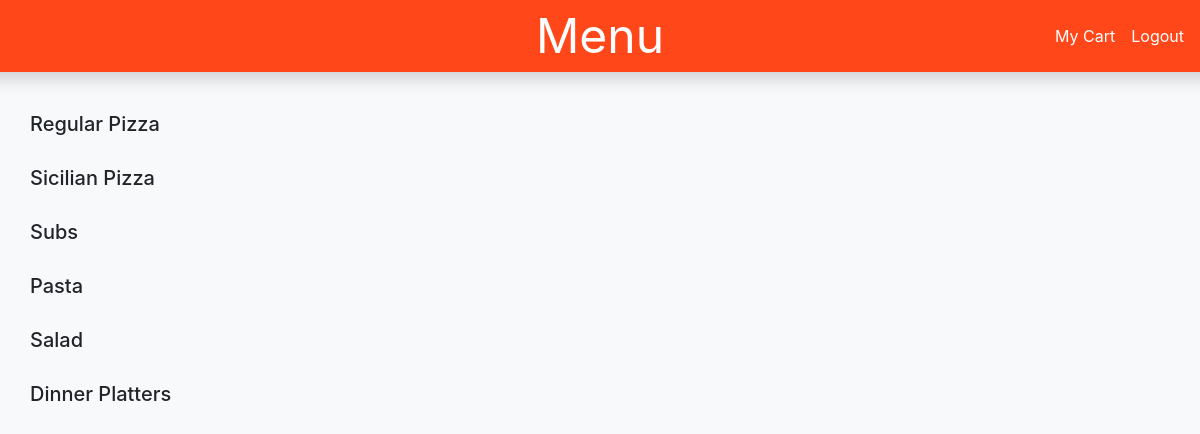
Before: /menu with the older database file.
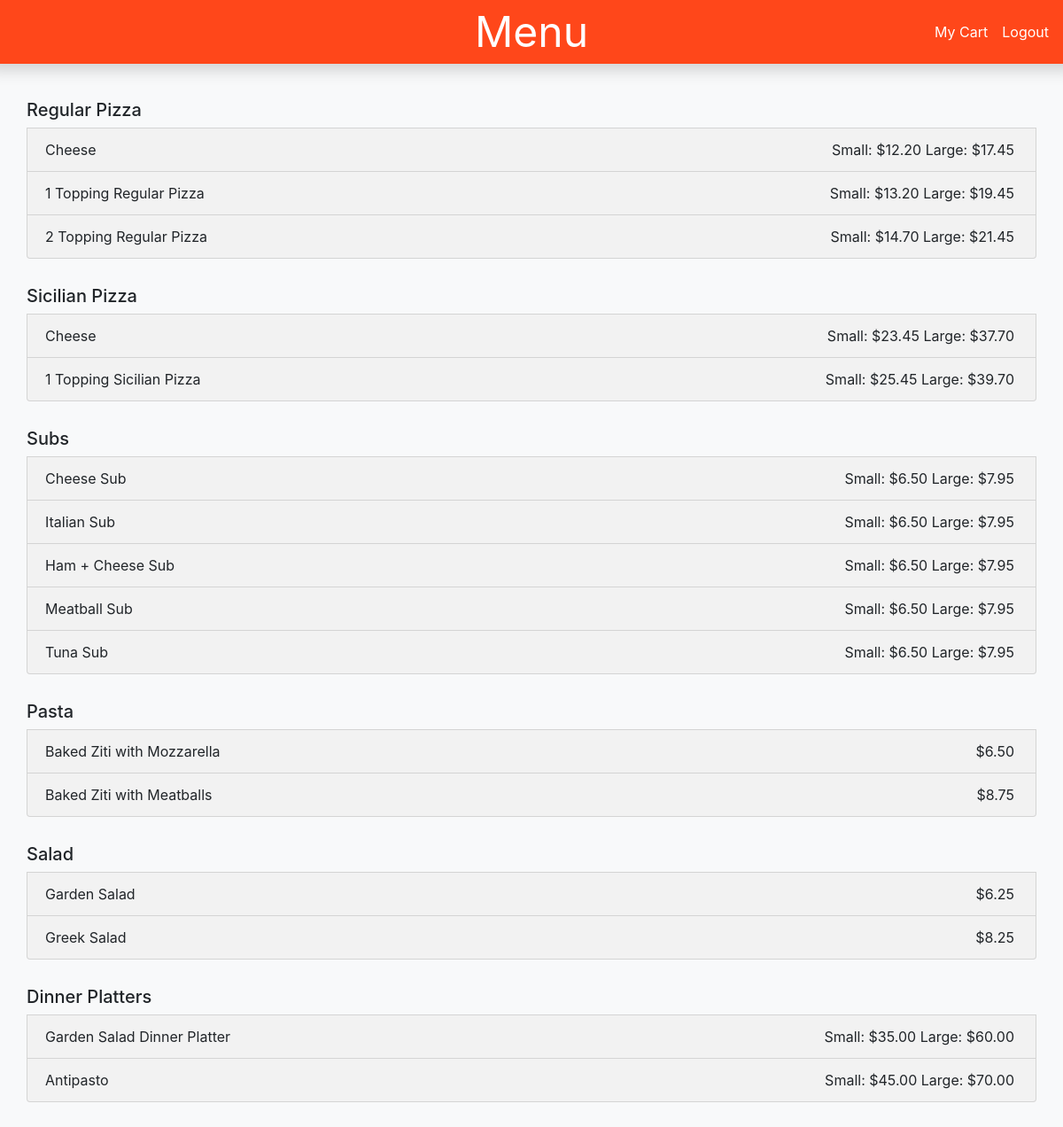
After: the same page with the newer database file.
### orders/models.py (models this page shows, shortened)
class MenuItem(models.Model):
    ITEM_TYPES = (
        ('Regular Pizza', 'Regular Pizza'),
        ('Sicilian Pizza', 'Sicilian Pizza'),
        ('Sub', 'Sub'),
        ('Pasta', 'Pasta'),
        ('Salad', 'Salad'),
        ('Dinner Platter', 'Dinner Platter')
    )
    type = models.CharField(max_length=64, choices=ITEM_TYPES)
    name = models.CharField(max_length=64, blank=True)
    takesExtras = models.BooleanField()
    isOneSize = models.BooleanField()
    singleSizeCost = models.DecimalField(max_digits=4, decimal_places=2, blank=True, null=True)
    smallCost = models.DecimalField(max_digits=4, decimal_places=2, blank=True, null=True)
    largeCost = models.DecimalField(max_digits=4, decimal_places=2, blank=True, null=True)
    def __str__(self):
        if self.type in ("Regular Pizza", "Sicilian Pizza"):
            return self.pizza.__str__()
        else:
            return f"{self.name}"
    def extras_formatted(self):
        extras = [{"name": extra.name, "cost": extra.addedCost.__str__(), "has_cost": bool(extra.addedCost)} for extra in self.extras.all()]
        return json.dumps(extras);
    def price_formatted(self):
        if self.isOneSize:
            return self.singleSizeCost
        else:
            prices = {"small": self.smallCost.__str__(), "large": self.largeCost.__str__()}
            return json.dumps(prices)

class Pizza(MenuItem):
    numberToppings = models.IntegerField()
    def __str__(self):
        if self.numberToppings == 0:
            return f"Cheese"
        else:
            return f"{self.numberToppings} Topping {self.type}"

class MenuItem(models.Model):
    ITEM_TYPES = (
        ('Regular Pizza', 'Regular Pizza'),
        ('Sicilian Pizza', 'Sicilian Pizza'),
        ('Sub', 'Sub'),
        ('Pasta', 'Pasta'),
        ('Salad', 'Salad'),
        ('Dinner Platter', 'Dinner Platter')
    )
    type = models.CharField(max_length=64, choices=ITEM_TYPES)
    name = models.CharField(max_length=64, blank=True)
    takesExtras = models.BooleanField()
    isOneSize = models.BooleanField()
    singleSizeCost = models.DecimalField(max_digits=4, decimal_places=2, blank=True, null=True)
    smallCost = models.DecimalField(max_digits=4, decimal_places=2, blank=True, null=True)
    largeCost = models.DecimalField(max_digits=4, decimal_places=2, blank=True, null=True)
    def __str__(self):
        if self.type in ("Regular Pizza", "Sicilian Pizza"):
            return self.pizza.__str__()
        else:
            return f"{self.name}"
    def extras_formatted(self):
        extras = [{"name": extra.name, "cost": extra.addedCost.__str__(), "has_cost": bool(extra.addedCost)} for extra in self.extras.all()]
        return json.dumps(extras);
    def price_formatted(self):
        if self.isOneSize:
            return self.singleSizeCost
        else:
            prices = {"small": self.smallCost.__str__(), "large": self.largeCost.__str__()}
            return json.dumps(prices)

### orders/views.py (the view)
# urls.py: path("menu", views.menu, name="menu"),
def menu(request):
    menu = [
        ("Regular Pizza", Pizza.objects.filter(type="Regular Pizza").all()),
        ("Sicilian Pizza", Pizza.objects.filter(type="Sicilian Pizza").all()),
        ("Subs",MenuItem.objects.filter(type="Sub").all()),
        ("Pasta", MenuItem.objects.filter(type="Pasta").all()),
        ("Salad", MenuItem.objects.filter(type="Salad").all()),
        ("Dinner Platters", MenuItem.objects.filter(type="Dinner Platter").all())
    ]
    context = {
        "menu": menu
    }
    return render(request, "orders/menu.html", context)

### orders/templates/orders/menu.html (shortened to what this page needs)
{% extends "orders/base.html" %}
{% load static %}
{% block include %}
    <link rel="stylesheet" href="{% static 'orders/menu.css' %}"/>
{% endblock %}
{% block body %}
    <div id="vp" class="container">
        <div class="row flex-nowrap justify-content-between align-items-center fixed-top shadow" id="heading">
            <div class="col-4">
            </div>
            <div class="col-4 text-center">
                <p id="title">
                    Menu
                </p>
            </div>
            <div id="nav" class="col-4 d-flex justify-content-end align-items-center">
                <a class="mr-3" href="{% url 'cart' %}">
                    My Cart
                </a>
                <a class="mr-3" href="{% url 'logout' %}">
                    Logout
                </a>
            </div>
        </div>
        <div id="menu" class="row list-group">
            <div class="mb-2">
                {% for section in menu %}
                    <div class="section">
                        <h5 class="section-label">{{ section.0 }}</h5>
                        {% for item in section.1 %}
                            <a
                            class="list-group-item d-flex justify-content-between align-items-center menu-item"
                            data-name="{{ item.name }}"
                            data-pk="{{ item.pk }}"
                            data-takes-extras="{{ item.takesExtras }}"
                            data-extras="{{ item.extras_formatted }}"
                            data-is-one-size="{{ item.isOneSize }}"
                            data-number-toppings="{{ item.numberToppings }}"
                            data-price="{{ item.price_formatted }}"
                            >
                                <span>{{ item }}</span>
                                {% if item.isOneSize %}
                                    <span class="ml-auto mr-1">
                                        ${{ item.singleSizeCost }}
                                    </span>
                                {% else %}
                                    <span class="ml-auto mr-1">
                                        Small: ${{ item.smallCost }}
                                        Large: ${{ item.largeCost }}
                                    </span>
                                {% endif %}
                            </a>
                        {% endfor %}
                    </div>
                {% endfor %}
            </div>
        </div>
    </div>
{% endblock %}

Changed rows visible on the page:
added Pizza: numberToppings "Cheese", smallCost "12.20", largeCost "17.45", shown under "Regular Pizza"
added Pizza: numberToppings.type "1 Topping Regular Pizza", smallCost "13.20", largeCost "19.45", shown under "Regular Pizza"
added Pizza: numberToppings.type "2 Topping Regular Pizza", smallCost "14.70", largeCost "21.45", shown under "Regular Pizza"
added Pizza: numberToppings "Cheese", smallCost "23.45", largeCost "37.70", shown under "Sicilian Pizza"
added Pizza: numberToppings.type "1 Topping Sicilian Pizza", smallCost "25.45", largeCost "39.70", shown under "Sicilian Pizza"
now on this page (row edited): MenuItem: type+name "Cheese Sub", smallCost "6.50", largeCost "7.95", shown under "Subs"
added MenuItem: type+name "Italian Sub", smallCost "6.50", largeCost "7.95", shown under "Subs"
added MenuItem: type+name "Ham + Cheese Sub", smallCost "6.50", largeCost "7.95", shown under "Subs"
added MenuItem: type+name "Meatball Sub", smallCost "6.50", largeCost "7.95", shown under "Subs"
added MenuItem: type+name "Tuna Sub", smallCost "6.50", largeCost "7.95", shown under "Subs"
now on this page (row edited): MenuItem: type+name "Baked Ziti with Mozzarella", singleSizeCost "6.50", shown under "Pasta"
now on this page (row edited): MenuItem: type+name "Baked Ziti with Meatballs", singleSizeCost "8.75", shown under "Pasta"
now on this page (row edited): MenuItem: type+name "Garden Salad", singleSizeCost "6.25", shown under "Salad"
now on this page (row edited): MenuItem: type+name "Greek Salad", singleSizeCost "8.25", shown under "Salad"
now on this page (row edited): MenuItem: type+name "Garden Salad Dinner Platter", smallCost "35.00", largeCost "60.00", shown under "Dinner Platters"
now on this page (row edited): MenuItem: type+name "Antipasto", smallCost "45.00", largeCost "70.00", shown under "Dinner Platters"
